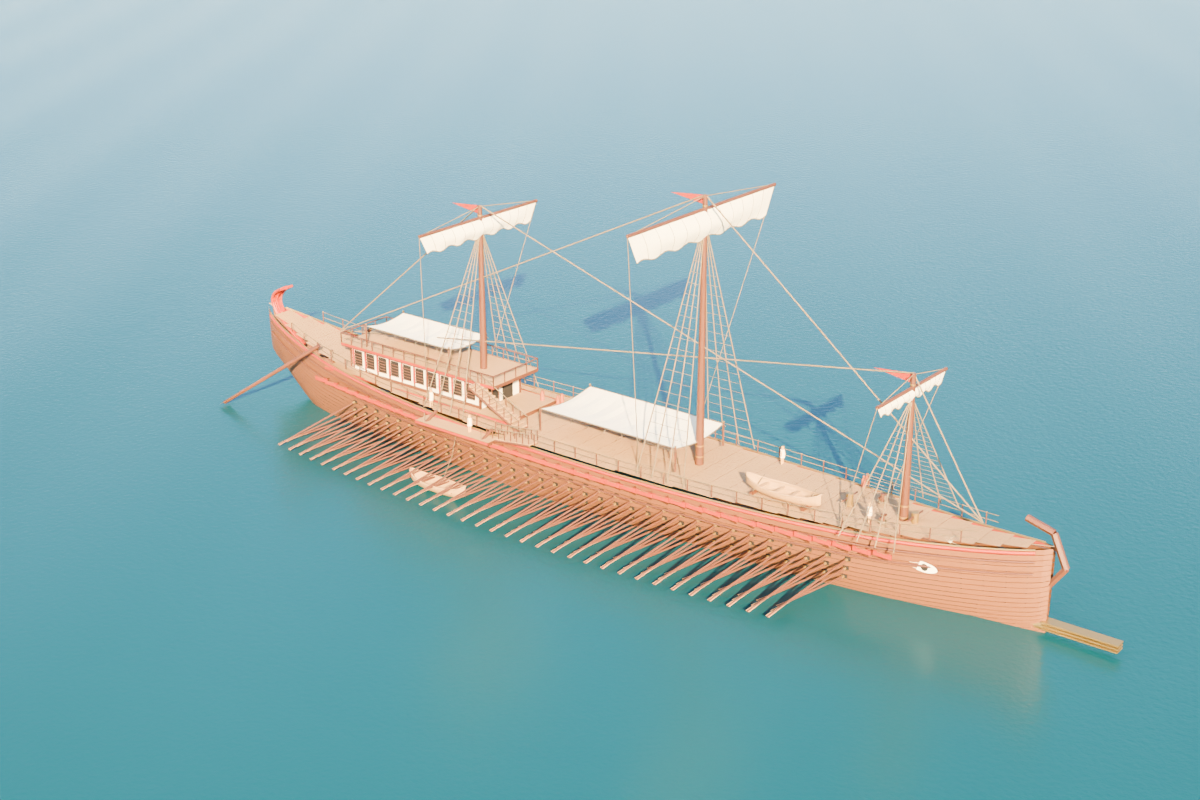
#> input picture ship-study/renders/01-directions/a-p01-hero.png, 1200 x 800 px
$ python contact_sheet.py
#> lines starting #> are read from the running program, lines starting #| are printed output that depends on the picture
"""Arrange genuine Blender renders with labels; never retouch the ship images."""
from pathlib import Path
from PIL import Image, ImageDraw, ImageFont

ROOT=Path(__file__).resolve().parents[1]
fontroot=Path('/System/Library/Fonts')
def font(size):
    for p in [fontroot/'Supplemental/Arial.ttf',fontroot/'Helvetica.ttc']:
        if p.exists():return ImageFont.truetype(str(p),size)
    return ImageFont.load_default()

def sheet(rows, destination, title, subtitle, width=1400):
#> called with title = 'A LARGER LIFE AT SEA', width = 1400
    margin=44;top=132;foot=42
    thumbh=int((width-2*margin)*2/3)
    rowh=thumbh+112
    im=Image.new('RGB',(width,top+rowh*len(rows)+foot),'#eeece4')
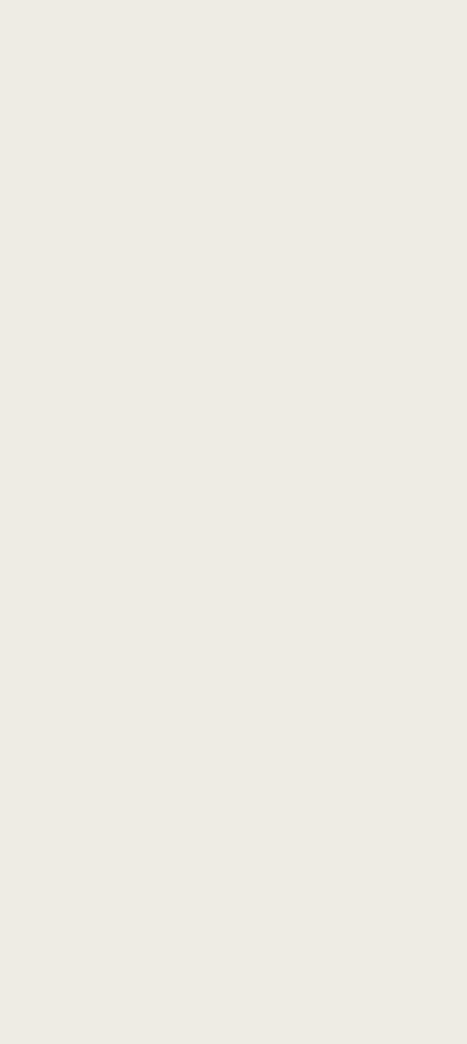
#> im: PIL image 1400x3132 RGB (shown at 1/3 size); mean R, G, B 238, 236, 228
    d=ImageDraw.Draw(im)
    d.text((margin,28),title,font=font(32),fill='#1c302e')
    d.text((margin,78),subtitle,font=font(19),fill='#5f6862')
    for i,(path,label,detail) in enumerate(rows):
        src=Image.open(path).convert('RGB')
        src.thumbnail((width-margin*2,thumbh),Image.Resampling.LANCZOS)
        y=top+i*rowh
        im.paste(src,(margin+(width-margin*2-src.width)//2,y))
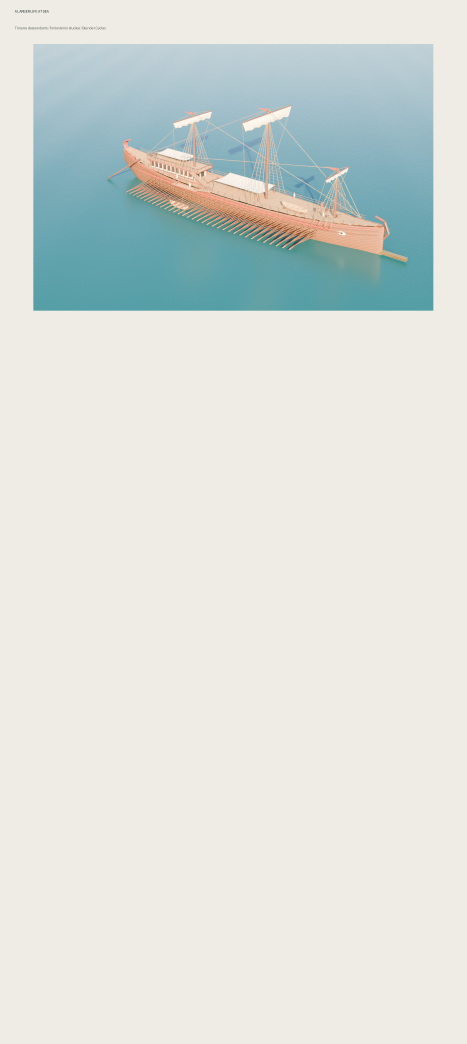
#> im: PIL image 1400x3132 RGB (shown at 1/3 size); mean R, G, B 217.7, 223.4, 218
        d.text((margin,y+thumbh+18),label,font=font(27),fill='#1c302e')
        d.text((margin,y+thumbh+61),detail,font=font(19),fill='#5f6862')
#> pass 2 of the loop in sheet, `for i,(path,label,detail) in enumerate(rows):`:
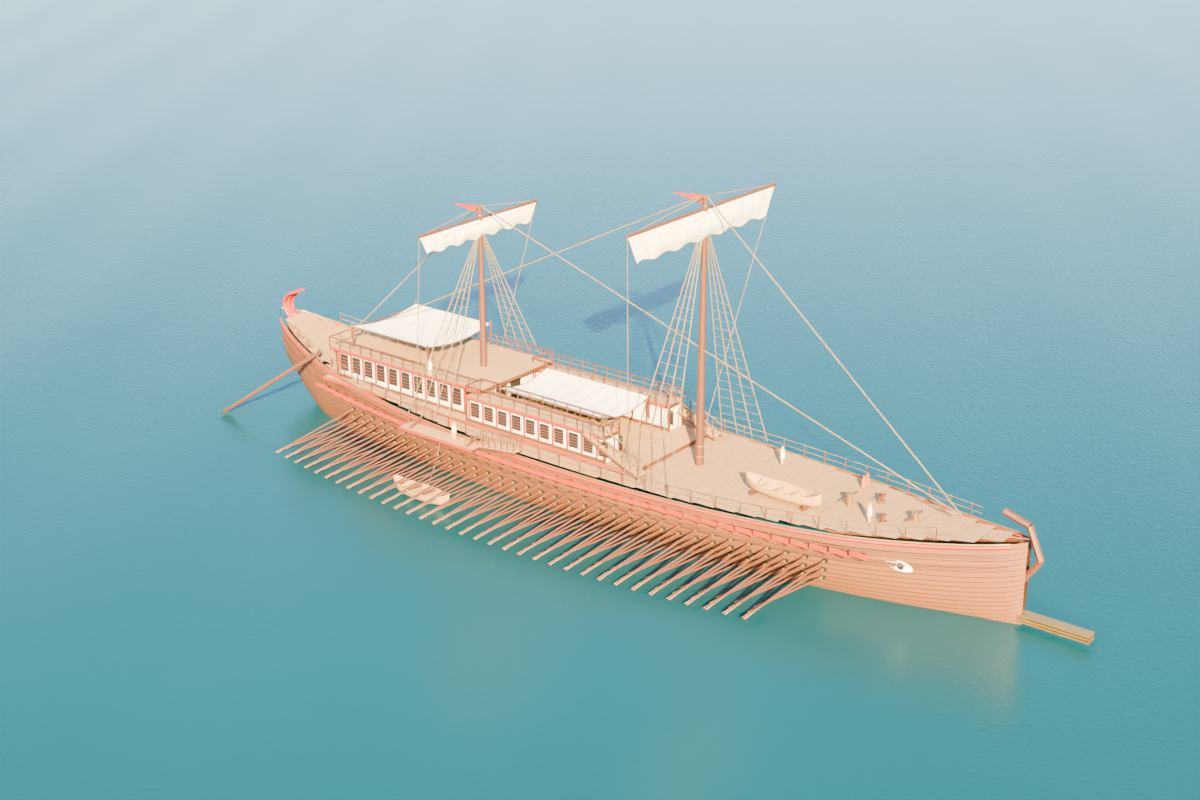
#> input picture ship-study/renders/01-directions/b-p01-hero.png, 1200 x 800 px
#> in sheet, `im.paste(src,(margin+(width-margin*2-src.width)//2,y))`:
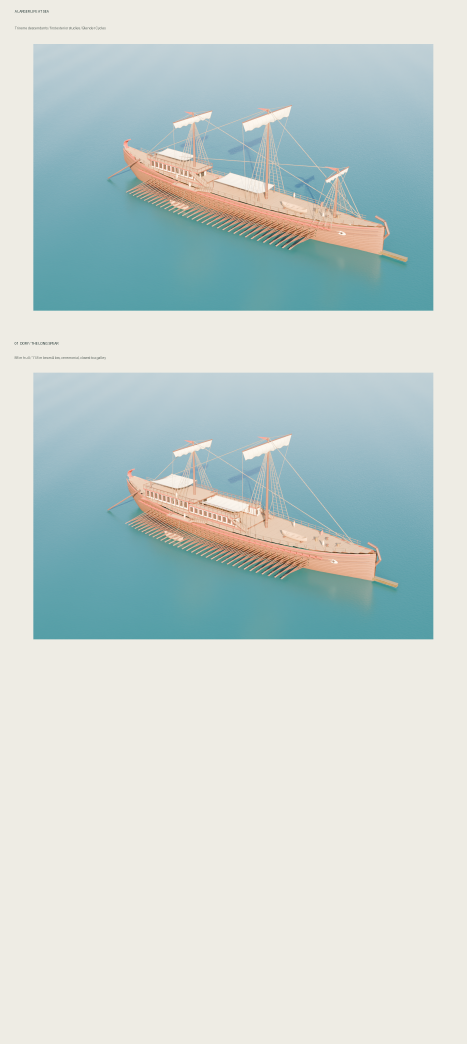
#> im: PIL image 1400x3132 RGB (shown at 1/3 size); mean R, G, B 197.6, 210.8, 208.1
#> pass 3 of the loop in sheet, `for i,(path,label,detail) in enumerate(rows):`:
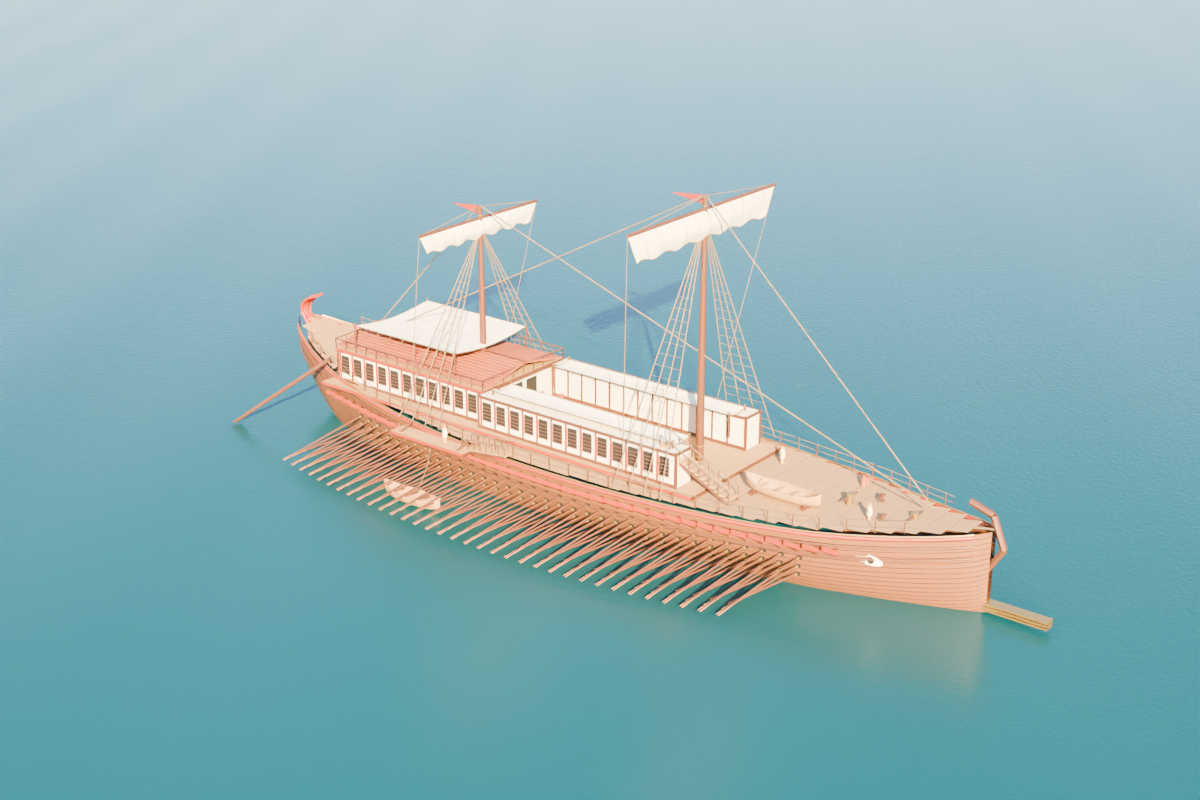
#> input picture ship-study/renders/01-directions/c-p01-hero.png, 1200 x 800 px
#> in sheet, `im.paste(src,(margin+(width-margin*2-src.width)//2,y))`:
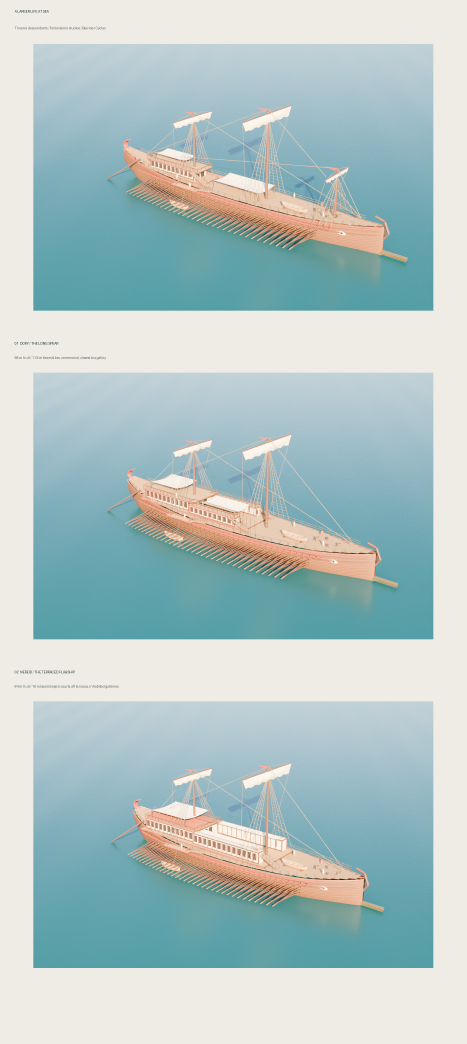
#> im: PIL image 1400x3132 RGB (shown at 1/3 size); mean R, G, B 177.5, 198.4, 198.3
    im.save(destination)
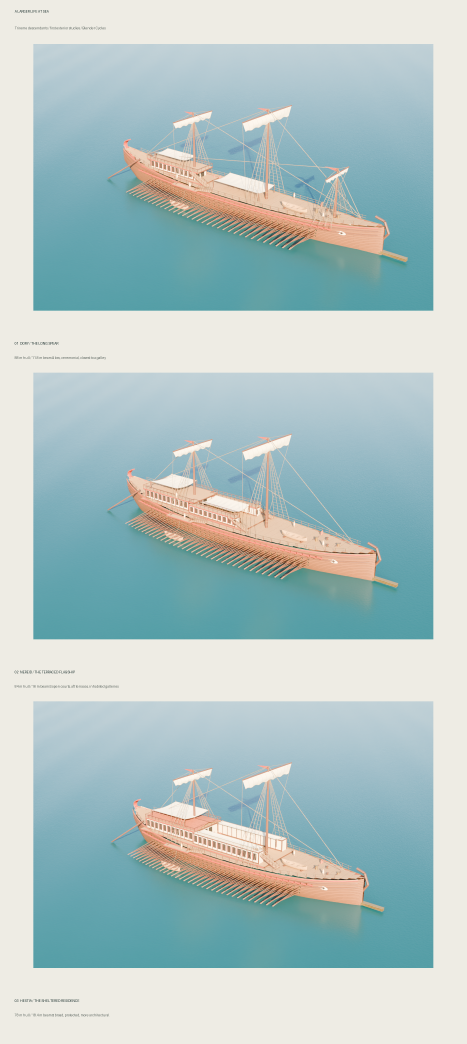
#> saved as 01-three-directions.png: PIL image 1400x3132 RGB (shown at 1/3 size); mean R, G, B 177.5, 198.3, 198.3

if __name__=='__main__':
    p=ROOT/'renders/01-directions'
    sheet([
        (p/'a-p01-hero.png','01  DORY / THE LONG SPEAR','88 m hull / 11.8 m beam — low, ceremonial, closest to a galley'),
        (p/'b-p01-hero.png','02  NEREID / THE TERRACED FLAGSHIP','84 m hull / 16 m beam — open courts, aft terraces, inhabited galleries'),
        (p/'c-p01-hero.png','03  HESTIA / THE SHELTERED RESIDENCE','78 m hull / 18.4 m beam — broad, protected, more architectural'),
    ],ROOT/'renders/01-three-directions.png','A LARGER LIFE AT SEA','Trireme descendants / first exterior studies / Blender Cycles')
    p=ROOT/'renders/selection'
    if all((p/(c+'-hero.png')).exists() for c in 'abc'):
        labels=[('A  ASTERION','War flagship / 90 × 12.6 m'),
                ('B  NEREID','Broad residence / 84 × 19.2 m'),
                ('C  THALASSA','Twin-hull court / 82 × 23.6 m')]
        for views,dest in [(['hero'],'comparison.png'),(['hero','stern','waterline'],'all-views.png')]:
            width=2400;margin=40;gap=24;top=130
            cellw=(width-margin*2-gap*2)//3
            cellh=round(cellw*1300/2000)
            rowh=cellh+106
            im=Image.new('RGB',(width,top+rowh*len(views)+20),'#eeece4')
            d=ImageDraw.Draw(im)
            d.text((margin,26),'THREE TERRACED FLAGSHIPS',font=font(34),fill='#1c302e')
            d.text((margin,79),'Exterior alternatives / native Blender Cycles renders / choose a direction before further passes',font=font(21),fill='#5f6862')
            for row,view in enumerate(views):
                for col,(c,(name,desc)) in enumerate(zip('abc',labels)):
                    src=Image.open(p/(c+'-'+view+'.png')).convert('RGB').resize((cellw,cellh),Image.Resampling.LANCZOS)
                    x=margin+col*(cellw+gap);y=top+row*rowh
                    im.paste(src,(x,y))
                    d.text((x,y+cellh+17),name,font=font(25),fill='#1c302e')
                    d.text((x,y+cellh+55),desc+' / '+view,font=font(20),fill='#5f6862')
            im.save(p/dest)
